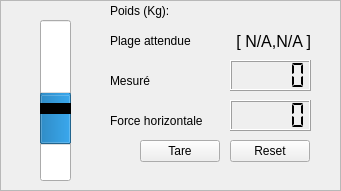
    <widget class="QFrame" name="frame_weight">
     <property name="geometry">
      <rect>
       <x>270</x>
       <y>140</y>
       <width>341</width>
       <height>191</height>
      </rect>
     </property>
     <property name="frameShape">
      <enum>QFrame::StyledPanel</enum>
     </property>
     <property name="frameShadow">
      <enum>QFrame::Raised</enum>
     </property>
     <widget class="QLabel" name="weight_label_2">
      <property name="geometry">
       <rect>
        <x>110</x>
        <y>70</y>
        <width>81</width>
        <height>21</height>
       </rect>
      </property>
      <property name="text">
       <string>Mesuré</string>
      </property>
     </widget>
     <widget class="QLabel" name="weight_label_expected">
      <property name="geometry">
       <rect>
        <x>110</x>
        <y>30</y>
        <width>111</width>
        <height>21</height>
       </rect>
      </property>
      <property name="text">
       <string>Plage attendue</string>
      </property>
     </widget>
     <widget class="QLabel" name="weight_label_expected_var">
      <property name="geometry">
       <rect>
        <x>230</x>
        <y>26</y>
        <width>81</width>
        <height>31</height>
       </rect>
      </property>
      <property name="font">
       <font>
        <pointsize>12</pointsize>
       </font>
      </property>
      <property name="layoutDirection">
       <enum>Qt::RightToLeft</enum>
      </property>
      <property name="text">
       <string>[ N/A,N/A ]</string>
      </property>
      <property name="alignment">
       <set>Qt::AlignRight|Qt::AlignTrailing|Qt::AlignVCenter</set>
      </property>
     </widget>
     <widget class="QLabel" name="weight_label_3">
      <property name="geometry">
       <rect>
        <x>110</x>
        <y>110</y>
        <width>121</width>
        <height>21</height>
       </rect>
      </property>
      <property name="text">
       <string>Force horizontale</string>
      </property>
     </widget>
     <widget class="QLabel" name="weight_label">
      <property name="geometry">
       <rect>
        <x>110</x>
        <y>0</y>
        <width>91</width>
        <height>21</height>
       </rect>
      </property>
      <property name="text">
       <string>Poids (Kg):</string>
      </property>
     </widget>
     <widget class="QLCDNumber" name="weight_lcdNumber">
      <property name="geometry">
       <rect>
        <x>230</x>
        <y>60</y>
        <width>81</width>
        <height>31</height>
       </rect>
      </property>
      <property name="styleSheet">
       <string notr="true"/>
      </property>
      <property name="segmentStyle">
       <enum>QLCDNumber::Flat</enum>
      </property>
     </widget>
     <widget class="QLCDNumber" name="vertforce_lcdNumber">
      <property name="geometry">
       <rect>
        <x>230</x>
        <y>100</y>
        <width>81</width>
        <height>31</height>
       </rect>
      </property>
      <property name="styleSheet">
       <string notr="true"/>
      </property>
      <property name="segmentStyle">
       <enum>QLCDNumber::Flat</enum>
      </property>
     </widget>
     <widget class="QPushButton" name="Tare_Button">
      <property name="enabled">
       <bool>true</bool>
      </property>
      <property name="geometry">
       <rect>
        <x>140</x>
        <y>140</y>
        <width>80</width>
        <height>22</height>
       </rect>
      </property>
      <property name="text">
       <string>Tare</string>
      </property>
     </widget>
     <widget class="QPushButton" name="Tare_Reset_Button">
      <property name="enabled">
       <bool>true</bool>
      </property>
      <property name="geometry">
       <rect>
        <x>230</x>
        <y>140</y>
        <width>80</width>
        <height>22</height>
       </rect>
      </property>
      <property name="palette">
       <palette>
        <active/>
        <inactive/>
        <disabled/>
       </palette>
      </property>
      <property name="text">
       <string>Reset</string>
      </property>
     </widget>
     <widget class="QProgressBar" name="weightProgressBar">
      <property name="geometry">
       <rect>
        <x>40</x>
        <y>20</y>
        <width>31</width>
        <height>101</height>
       </rect>
      </property>
      <property name="value">
       <number>24</number>
      </property>
      <property name="textVisible">
       <bool>false</bool>
      </property>
      <property name="orientation">
       <enum>Qt::Vertical</enum>
      </property>
     </widget>
     <widget class="QProgressBar" name="weightProgressBar_2">
      <property name="geometry">
       <rect>
        <x>40</x>
        <y>110</y>
        <width>31</width>
        <height>71</height>
       </rect>
      </property>
      <property name="minimum">
       <number>0</number>
      </property>
      <property name="maximum">
       <number>100</number>
      </property>
      <property name="value">
       <number>50</number>
      </property>
      <property name="alignment">
       <set>Qt::AlignRight|Qt::AlignTop|Qt::AlignTrailing</set>
      </property>
      <property name="textVisible">
       <bool>false</bool>
      </property>
      <property name="orientation">
       <enum>Qt::Vertical</enum>
      </property>
      <property name="invertedAppearance">
       <bool>true</bool>
      </property>
      <property name="textDirection">
       <enum>QProgressBar::TopToBottom</enum>
      </property>
     </widget>
     <widget class="Line" name="line">
      <property name="geometry">
       <rect>
        <x>40</x>
        <y>100</y>
        <width>31</width>
        <height>16</height>
       </rect>
      </property>
      <property name="frameShadow">
       <enum>QFrame::Plain</enum>
      </property>
      <property name="lineWidth">
       <number>11</number>
      </property>
      <property name="orientation">
       <enum>Qt::Horizontal</enum>
      </property>
     </widget>
    </widget>
